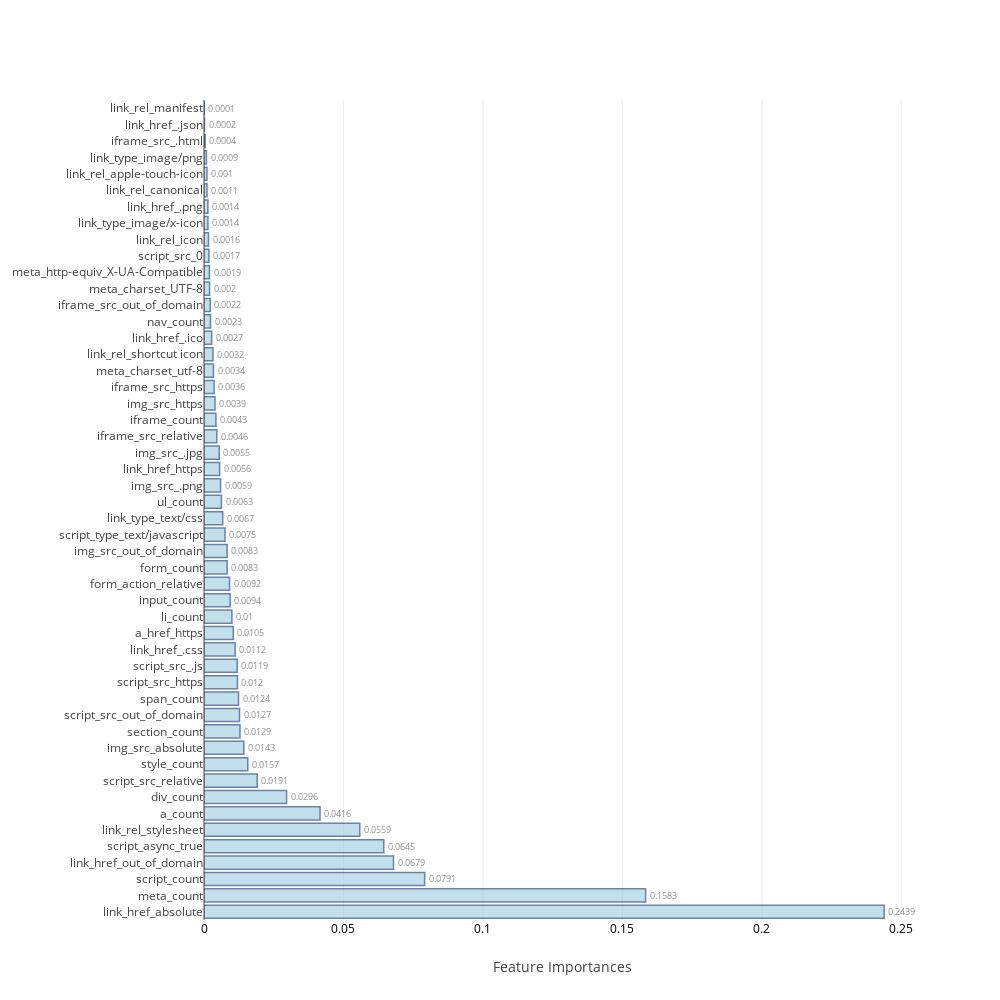
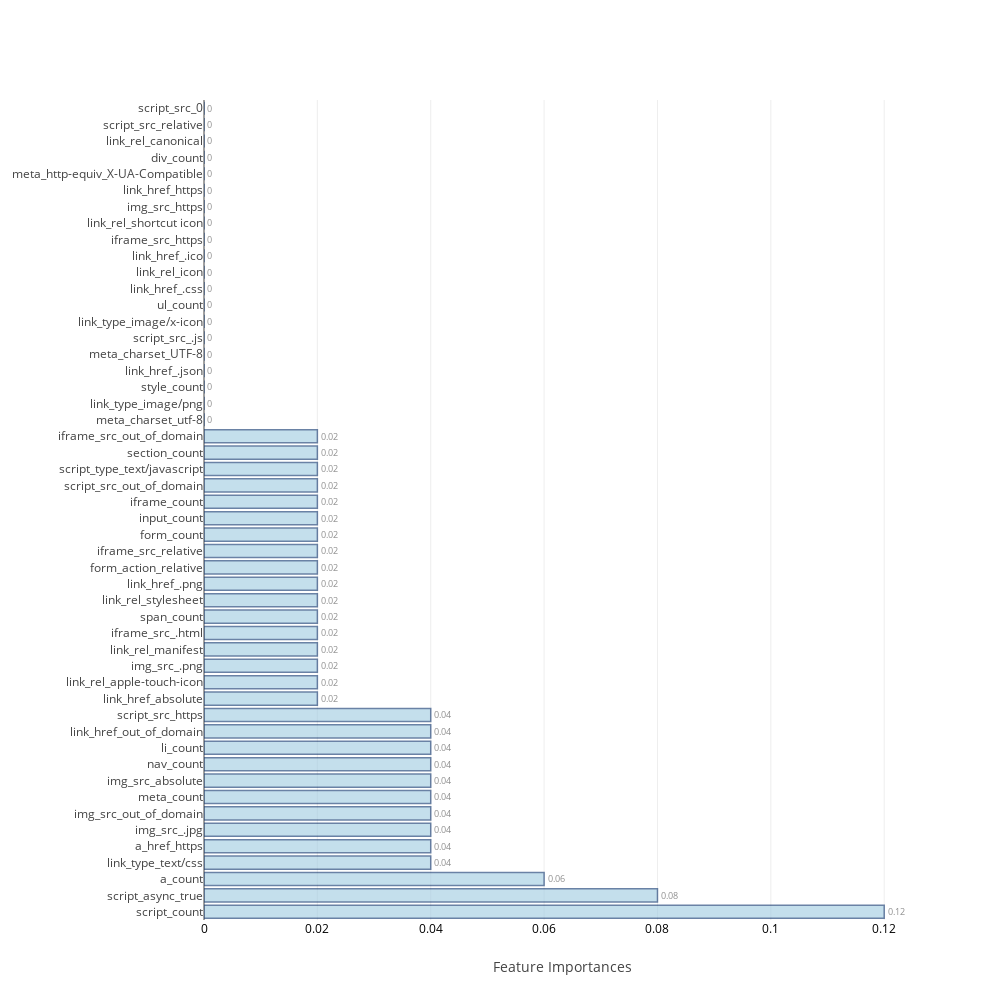
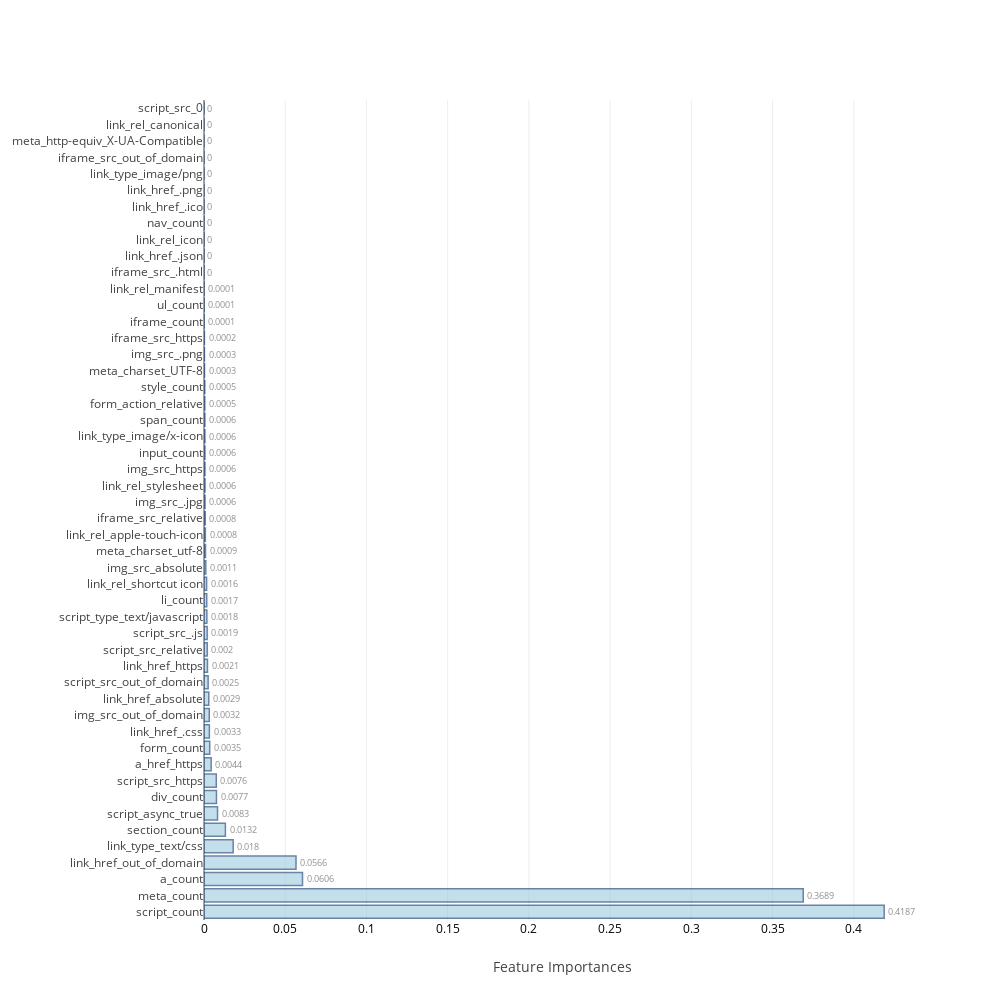
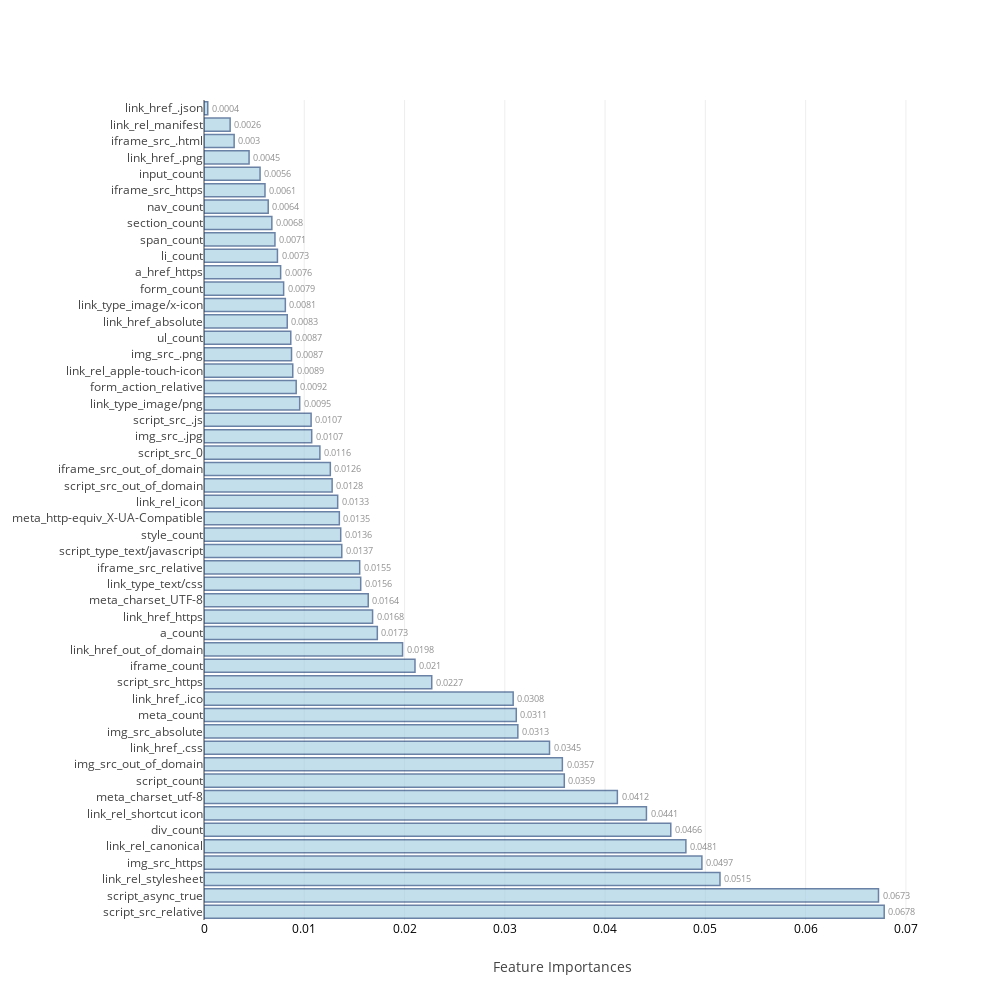

Notebook code cell kept with these figures, in order:
### Code cell
feat_imp=[None]*4
j=0
for i in range(0,8):
    if i>=2 and i<=5:
        model,cm_train,cm_test,acc_train,acc_test,roc_auc,feat_imp[j]=f[i](X_train,Y_train,X_test,Y_test,http_columns)
        j=j+1
    else:
        model,cm_train,cm_test,acc_train,acc_test,roc_auc=f[i](X_train,Y_train,X_test,Y_test)
    table_80_50_train.loc[i]=   ([acc_train,cm_train.TP,cm_train.TN,cm_train.FP,cm_train.FN,cm_train.FPR,cm_train.FNR])
    table_80_50_test.loc[i] =   ([acc_test ,cm_test.TP, cm_test.TN, cm_test.FP, cm_test.FN, cm_test.FPR, cm_test.FNR,roc_auc])
    print("\n")

### Figure 1 — Plotly figure (JSON) as saved in the notebook; plotly's stock layout.template omitted (floating-point values rounded to 4 significant figures)
{"data": [{"marker": {"color": "rgb(158,202,225)", "line": {"color": "rgb(8,48,107)", "width": 1.5}}, "opacity": 0.6, "orientation": "h", "text": [0.2439, 0.1583, 0.0791, 0.0679, 0.0645, 0.0559, 0.0416, 0.0296, 0.0191, 0.0157, 0.0143, 0.0129, 0.0127, 0.0124, 0.012, 0.0119, 0.0112, 0.0105, 0.01, 0.0094, 0.0092, 0.0083, 0.0083, 0.0075, 0.0067, 0.0063, 0.0059, 0.0056, 0.0055, 0.0046, 0.0043, 0.0039, 0.0036, 0.0034, 0.0032, 0.0027, 0.0023, 0.0022, 0.002, 0.0019, 0.0017, 0.0016, 0.0014, 0.0014, 0.0011, 0.001, 0.0009, 0.0004, 0.0002, 0.0001], "textposition": "outside", "type": "bar", "uid": "80e45003-af81-4d81-bdb4-508685431687", "x": [0.2439, 0.1583, 0.07911, 0.06795, 0.06446, 0.05585, 0.0416, 0.02961, 0.01908, 0.01569, 0.01427, 0.01289, 0.01273, 0.01237, 0.01199, 0.0119, 0.01117, 0.01048, 0.009995, 0.009363, 0.009162, 0.008302, 0.008294, 0.007513, 0.006707, 0.006252, 0.005933, 0.005591, 0.005459, 0.004566, 0.004263, 0.003927, 0.003625, 0.003389, 0.003228, 0.002742, 0.002331, 0.002249, 0.002005, 0.001948, 0.001738, 0.001604, 0.001402, 0.001387, 0.001061, 0.001049, 0.0008669, 0.0004233, 0.0001536, 9.676e-05], "y": ["link_href_absolute", "meta_count", "script_count", "link_href_out_of_domain", "script_async_true", "link_rel_stylesheet", "a_count", "div_count", "script_src_relative", "style_count", "img_src_absolute", "section_count", "script_src_out_of_domain", "span_count", "script_src_https", "script_src_.js", "link_href_.css", "a_href_https", "li_count", "input_count", "form_action_relative", "form_count", "img_src_out_of_domain", "script_type_text/javascript", "link_type_text/css", "ul_count", "img_src_.png", "link_href_https", "img_src_.jpg", "iframe_src_relative", "iframe_count", "img_src_https", "iframe_src_https", "meta_charset_utf-8", "link_rel_shortcut icon", "link_href_.ico", "nav_count", "iframe_src_out_of_domain", "meta_charset_UTF-8", "meta_http-equiv_X-UA-Compatible", "script_src_0", "link_rel_icon", "link_type_image/x-icon", "link_href_.png", "link_rel_canonical", "link_rel_apple-touch-icon", "link_type_image/png", "iframe_src_.html", "link_href_.json", "link_rel_manifest"]}], "layout": {"autosize": false, "height": 1000, "width": 1000, "xaxis": {"tickfont": {"color": "black", "size": 12}, "title": "Feature Importances"}, "yaxis": {"automargin": true}}}

### Figure 2 — Plotly figure (JSON) as saved in the notebook; plotly's stock layout.template omitted (floating-point values rounded to 4 significant figures)
{"data": [{"marker": {"color": "rgb(158,202,225)", "line": {"color": "rgb(8,48,107)", "width": 1.5}}, "opacity": 0.6, "orientation": "h", "text": [0.12, 0.08, 0.06, 0.04, 0.04, 0.04, 0.04, 0.04, 0.04, 0.04, 0.04, 0.04, 0.04, 0.02, 0.02, 0.02, 0.02, 0.02, 0.02, 0.02, 0.02, 0.02, 0.02, 0.02, 0.02, 0.02, 0.02, 0.02, 0.02, 0.02, 0, 0, 0, 0, 0, 0, 0, 0, 0, 0, 0, 0, 0, 0, 0, 0, 0, 0, 0, 0], "textposition": "outside", "type": "bar", "uid": "4e8d5bcb-952a-41b3-8fc9-f14b635a3c5f", "x": [0.12, 0.08, 0.06, 0.04, 0.04, 0.04, 0.04, 0.04, 0.04, 0.04, 0.04, 0.04, 0.04, 0.02, 0.02, 0.02, 0.02, 0.02, 0.02, 0.02, 0.02, 0.02, 0.02, 0.02, 0.02, 0.02, 0.02, 0.02, 0.02, 0.02, 0, 0, 0, 0, 0, 0, 0, 0, 0, 0, 0, 0, 0, 0, 0, 0, 0, 0, 0, 0], "y": ["script_count", "script_async_true", "a_count", "link_type_text/css", "a_href_https", "img_src_.jpg", "img_src_out_of_domain", "meta_count", "img_src_absolute", "nav_count", "li_count", "link_href_out_of_domain", "script_src_https", "link_href_absolute", "link_rel_apple-touch-icon", "img_src_.png", "link_rel_manifest", "iframe_src_.html", "span_count", "link_rel_stylesheet", "link_href_.png", "form_action_relative", "iframe_src_relative", "form_count", "input_count", "iframe_count", "script_src_out_of_domain", "script_type_text/javascript", "section_count", "iframe_src_out_of_domain", "meta_charset_utf-8", "link_type_image/png", "style_count", "link_href_.json", "meta_charset_UTF-8", "script_src_.js", "link_type_image/x-icon", "ul_count", "link_href_.css", "link_rel_icon", "link_href_.ico", "iframe_src_https", "link_rel_shortcut icon", "img_src_https", "link_href_https", "meta_http-equiv_X-UA-Compatible", "div_count", "link_rel_canonical", "script_src_relative", "script_src_0"]}], "layout": {"autosize": false, "height": 1000, "width": 1000, "xaxis": {"tickfont": {"color": "black", "size": 12}, "title": "Feature Importances"}, "yaxis": {"automargin": true}}}

### Figure 3 — Plotly figure (JSON) as saved in the notebook; plotly's stock layout.template omitted (floating-point values rounded to 4 significant figures)
{"data": [{"marker": {"color": "rgb(158,202,225)", "line": {"color": "rgb(8,48,107)", "width": 1.5}}, "opacity": 0.6, "orientation": "h", "text": [0.4187, 0.3689, 0.0606, 0.0566, 0.018, 0.0132, 0.0083, 0.0077, 0.0076, 0.0044, 0.0035, 0.0033, 0.0032, 0.0029, 0.0025, 0.0021, 0.002, 0.0019, 0.0018, 0.0017, 0.0016, 0.0011, 0.0009, 0.0008, 0.0008, 0.0006, 0.0006, 0.0006, 0.0006, 0.0006, 0.0006, 0.0005, 0.0005, 0.0003, 0.0003, 0.0002, 0.0001, 0.0001, 0.0001, 0, 0, 0, 0, 0, 0, 0, 0, 0, 0, 0], "textposition": "outside", "type": "bar", "uid": "31975b56-5902-4857-9c17-15ad57be865e", "x": [0.4187, 0.3689, 0.06064, 0.05664, 0.01796, 0.01316, 0.008324, 0.007653, 0.007558, 0.004403, 0.0035, 0.003307, 0.003248, 0.002941, 0.00255, 0.00213, 0.001982, 0.001946, 0.001756, 0.001682, 0.001594, 0.001114, 0.0009307, 0.00084, 0.0007763, 0.0006395, 0.0006324, 0.0006047, 0.0005916, 0.0005702, 0.0005529, 0.0005075, 0.0004932, 0.000315, 0.0002606, 0.0002385, 8.62e-05, 7.743e-05, 5.166e-05, 4.129e-05, 3.084e-05, 2.397e-05, 1.643e-05, 6.128e-06, 0, 0, 0, 0, 0, 0], "y": ["script_count", "meta_count", "a_count", "link_href_out_of_domain", "link_type_text/css", "section_count", "script_async_true", "div_count", "script_src_https", "a_href_https", "form_count", "link_href_.css", "img_src_out_of_domain", "link_href_absolute", "script_src_out_of_domain", "link_href_https", "script_src_relative", "script_src_.js", "script_type_text/javascript", "li_count", "link_rel_shortcut icon", "img_src_absolute", "meta_charset_utf-8", "link_rel_apple-touch-icon", "iframe_src_relative", "img_src_.jpg", "link_rel_stylesheet", "img_src_https", "input_count", "link_type_image/x-icon", "span_count", "form_action_relative", "style_count", "meta_charset_UTF-8", "img_src_.png", "iframe_src_https", "iframe_count", "ul_count", "link_rel_manifest", "iframe_src_.html", "link_href_.json", "link_rel_icon", "nav_count", "link_href_.ico", "link_href_.png", "link_type_image/png", "iframe_src_out_of_domain", "meta_http-equiv_X-UA-Compatible", "link_rel_canonical", "script_src_0"]}], "layout": {"autosize": false, "height": 1000, "width": 1000, "xaxis": {"tickfont": {"color": "black", "size": 12}, "title": "Feature Importances"}, "yaxis": {"automargin": true}}}

### Figure 4 — Plotly figure (JSON) as saved in the notebook; plotly's stock layout.template omitted (floating-point values rounded to 4 significant figures)
{"data": [{"marker": {"color": "rgb(158,202,225)", "line": {"color": "rgb(8,48,107)", "width": 1.5}}, "opacity": 0.6, "orientation": "h", "text": [0.0678, 0.0673, 0.0515, 0.0497, 0.0481, 0.0466, 0.0441, 0.0412, 0.0359, 0.0357, 0.0345, 0.0313, 0.0311, 0.0308, 0.0227, 0.021, 0.0198, 0.0173, 0.0168, 0.0164, 0.0156, 0.0155, 0.0137, 0.0136, 0.0135, 0.0133, 0.0128, 0.0126, 0.0116, 0.0107, 0.0107, 0.0095, 0.0092, 0.0089, 0.0087, 0.0087, 0.0083, 0.0081, 0.0079, 0.0076, 0.0073, 0.0071, 0.0068, 0.0064, 0.0061, 0.0056, 0.0045, 0.003, 0.0026, 0.0004], "textposition": "outside", "type": "bar", "uid": "bd0dc400-86d8-400a-9bf9-2730bc7d9984", "x": [0.06783, 0.06726, 0.05146, 0.04965, 0.04806, 0.04655, 0.04412, 0.04122, 0.03593, 0.03574, 0.03446, 0.0313, 0.03114, 0.03083, 0.02271, 0.02104, 0.0198, 0.01728, 0.01681, 0.01638, 0.01563, 0.01553, 0.01374, 0.01363, 0.0135, 0.01333, 0.01278, 0.0126, 0.01156, 0.01074, 0.01068, 0.009544, 0.009194, 0.008851, 0.008728, 0.008654, 0.008301, 0.008111, 0.007942, 0.007643, 0.007323, 0.007075, 0.006765, 0.006404, 0.006082, 0.005591, 0.004494, 0.003007, 0.002605, 0.0003737], "y": ["script_src_relative", "script_async_true", "link_rel_stylesheet", "img_src_https", "link_rel_canonical", "div_count", "link_rel_shortcut icon", "meta_charset_utf-8", "script_count", "img_src_out_of_domain", "link_href_.css", "img_src_absolute", "meta_count", "link_href_.ico", "script_src_https", "iframe_count", "link_href_out_of_domain", "a_count", "link_href_https", "meta_charset_UTF-8", "link_type_text/css", "iframe_src_relative", "script_type_text/javascript", "style_count", "meta_http-equiv_X-UA-Compatible", "link_rel_icon", "script_src_out_of_domain", "iframe_src_out_of_domain", "script_src_0", "img_src_.jpg", "script_src_.js", "link_type_image/png", "form_action_relative", "link_rel_apple-touch-icon", "img_src_.png", "ul_count", "link_href_absolute", "link_type_image/x-icon", "form_count", "a_href_https", "li_count", "span_count", "section_count", "nav_count", "iframe_src_https", "input_count", "link_href_.png", "iframe_src_.html", "link_rel_manifest", "link_href_.json"]}], "layout": {"autosize": false, "height": 1000, "width": 1000, "xaxis": {"tickfont": {"color": "black", "size": 12}, "title": "Feature Importances"}, "yaxis": {"automargin": true}}}
